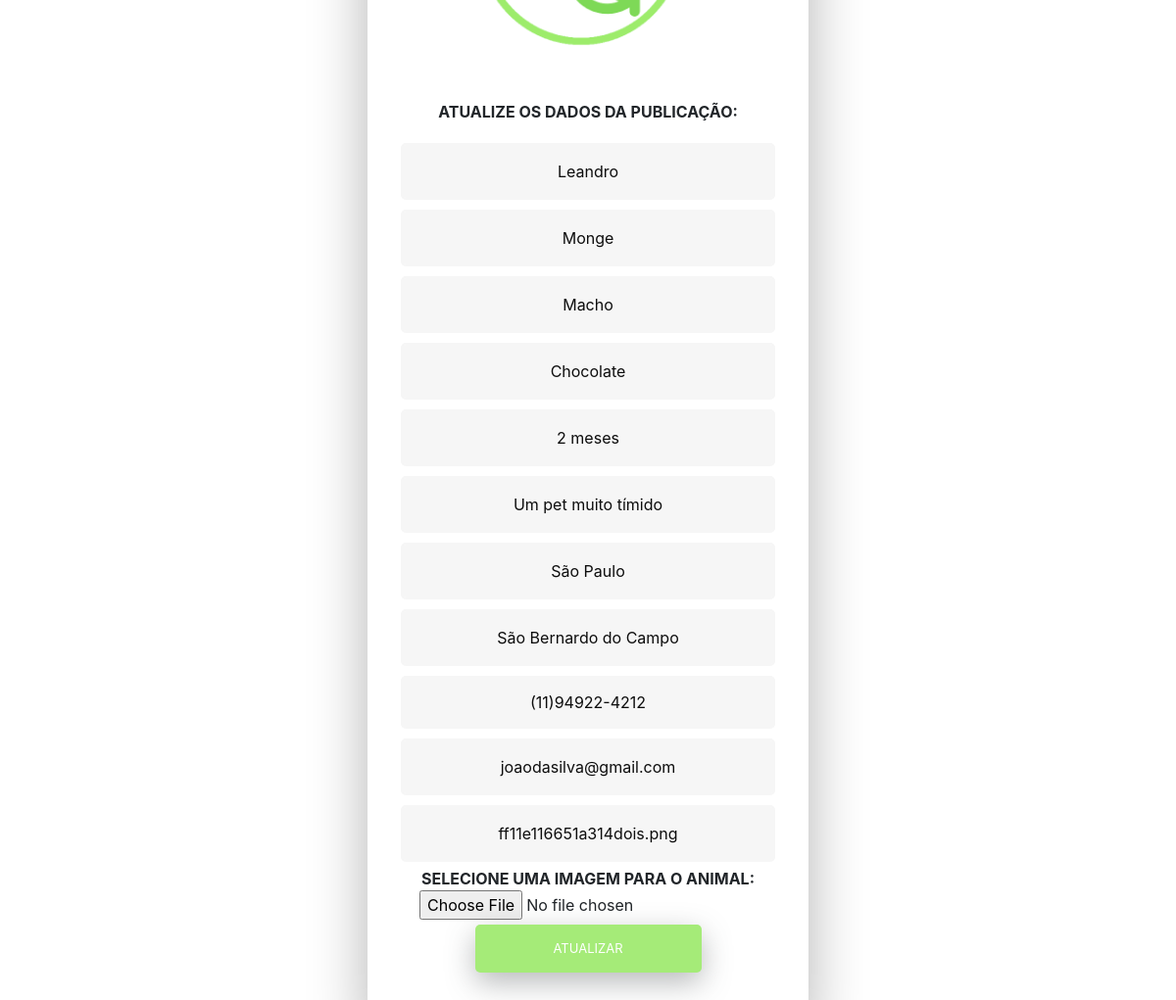
The app's page /script/postctrl.php?edit=1 with its own data.
### tables this page shows
CREATE TABLE IF NOT EXISTS `tb_publicacao`(
    `pub_id` INT(11) UNSIGNED NOT NULL AUTO_INCREMENT,
    `pub_nome` VARCHAR(30) NOT NULL,
    `pub_raca` VARCHAR(40) NOT NULL,
    `pub_sexo` VARCHAR(10) NOT NULL,
    `pub_cor` VARCHAR(60) NOT NULL,
    `pub_idade` VARCHAR(20) NOT NULL,
    `pub_descricao` VARCHAR(255),
    `pub_estado` VARCHAR(20) NOT NULL,
    `pub_cidade` VARCHAR(40) NOT NULL,
    `pub_telefone` VARCHAR(16) NOT NULL,
    `pub_email` VARCHAR(60) NOT NULL,
    `pub_imagem` VARCHAR(255) NOT NULL,
    `pub_data` DATETIME NOT NULL DEFAULT CURRENT_TIMESTAMP ON UPDATE CURRENT_TIMESTAMP,
    PRIMARY KEY (`pub_id`)
);

### script/postctrl.php (the view, shortened to what this page needs)
<!DOCTYPE html>
<html>
<head>
    <link rel="stylesheet" type="text/css" href="../styles/ongctrl.css">
    <link href="https://cdn.jsdelivr.net/npm/bootstrap@5.1.3/dist/css/bootstrap.min.css" rel="stylesheet">
    <link href="//maxcdn.bootstrapcdn.com/bootstrap/4.0.0/css/bootstrap.min.css" rel="stylesheet" id="bootstrap-css">
</head>
<body>
    <?php
        require_once 'delete.php';
        if(isset($_GET['edit'])){
            $id = $_GET['edit'];
            $result = $mysqli->query("SELECT * FROM tb_publicacao WHERE pub_id=$id") or die($mysqli->error());
            if($result){
                $row = $result->fetch_array();
                $nome      = $row['pub_nome'];
                $raca      = $row['pub_raca'];
                $sexo      = $row['pub_sexo'];
                $cor       = $row['pub_cor'];
                $idade     = $row['pub_idade'];
                $descricao = $row['pub_descricao'];
                $estado    = $row['pub_estado'];
                $cidade    = $row['pub_cidade'];
                $telefone  = $row['pub_telefone'];
                $email    = $row['pub_email'];
                $imagem    = $row['pub_imagem'];
            }
            ?>
            <div style="position:relative; top: 50%;">
                <div class="wrapper fadeInDown" style="position:absolute; max-height: 50%; z-index: 10040;">
                    <div id="formContent">
                        <div class="fadeIn first" style="position: relative; right: 1.5%;">
                            <img class="loguserimg" src="../../images/user_edit_register.png" id="icon" alt="User Icon" />
                        </div>
                        <div class="wrap-div">
                            <b> ATUALIZE OS DADOS DA PUBLICAÇÃO: </b>
                        </div>
                        <form action="../adm/admpostcontrol.php" method="POST">
                            <input type="text" class="fadeIn second" name="nome" value="<?php echo $nome ?>" placeholder="Nome do animal">
                            <input type="text" class="fadeIn third" name="raca" value="<?php echo $raca ?>" placeholder="Raça">
                            <input type="text" class="fadeIn third" name="sexo" value="<?php echo $sexo ?>" placeholder="Sexo">
                            <input type="text" class="fadeIn fourth" name="cor" value="<?php echo $cor ?>" placeholder="Coloração">
                            <input type="text" class="fadeIn fifth" name="idade" value="<?php echo $idade ?>" placeholder="Idade do animal" required>
                            <input type="text" class="fadeIn sixth" name="descricao" value="<?php echo $descricao ?>" placeholder="Descrição" required>
                            <input type="text" class="fadeIn seventh" name="estado" value="<?php echo $estado ?>" placeholder="Estado" required>
                            <input type="text" class="fadeIn eigth" name="cidade" value="<?php echo $cidade ?>" placeholder="Cidade" required>
                            <input type="text" class="fadeIn nineth" name="telefone" value="<?php echo $telefone ?>" placeholder="Telefone" required>
                            <input type="text" class="fadeIn ten" name="email" value="<?php echo $email ?>" placeholder="Email" required>
                            <input type="text" class="fadeIn ten" name="imagem" value="<?php echo $imagem ?>" placeholder="Imagem">
                            <b class="fadeIn ten">SELECIONE UMA IMAGEM PARA O ANIMAL: </b>
                            <input type="file" name="foto_animal" class="fadeIn ten" value="<?php echo $imagem ?>">
                            <input type="submit" style="background-color:#A5EB78;"class="fadeIn ten" name="update" value="Atualizar">
                        </form>
                    </div>
                </div>
            </div>
            <?php
            }
    ?>
</body>

### styles/ongctrl.css (style rules this page uses)
body { font-family: "Poppins", sans-serif; height: 100vh; }
.wrap-div { padding-top: 25px; padding-bottom: 15px; }
.loguserimg { border-style: solid; border-color: white; border-width:15px; }
.wrapper { display: flex; align-items: center; flex-direction: column; justify-content: center; width: 100%; min-height: 100%; padding: 20px; }
#formContent { -webkit-border-radius: 10px 10px 10px 10px; border-radius: 10px 10px 10px 10px; background: #fff; padding: 30px; width: 90%; max-width: 450px; position: relative; padding: 0px; -webkit-box-shadow: 0 30px 60px 0 rgba(0,0,0,0.3); box-shadow: 0 30px 60px 0 rgba(0,0,0,0.3); text-align: center; }
input[type=button], input[type=submit], input[type=reset] { background-color: #A5EB78; border: none; color: white; padding: 15px 80px; text-align: center; text-decoration: none; display: inline-block; text-transform: uppercase; font-size: 13px; -webkit-box-shadow: 0 10px 30px 0 rgba(76, 81, 83, 0.4); box-shadow: 0 10px 30px 0 rgba(76, 81, 83, 0.4); -webkit-border-radius: 5px 5px 5px 5px; border-radius: 5px 5px 5px 5px; margin: 5px 20px 40px 20px; -webkit-transition: all 0.3s ease-in-out; -moz-transition: all 0.3s ease-in-out; -ms-transition: all 0.3s ease-in-out; -o-transition: all 0.3s ease-in-out; transition: all 0.3s ease-in-out; }
input[type=text] { background-color: #f6f6f6; border: none; color: #0d0d0d; padding: 15px 32px; text-align: center; text-decoration: none; display: inline-block; font-size: 16px; margin: 5px; width: 85%; border: 2px solid #f6f6f6; -webkit-transition: all 0.5s ease-in-out; -moz-transition: all 0.5s ease-in-out; -ms-transition: all 0.5s ease-in-out; -o-transition: all 0.5s ease-in-out; transition: all 0.5s ease-in-out; -webkit-border-radius: 5px 5px 5px 5px; border-radius: 5px 5px 5px 5px; }
input[type=text]:placeholder { color: #cccccc; }
.fadeInDown { -webkit-animation-name: fadeInDown; animation-name: fadeInDown; -webkit-animation-duration: 1s; animation-duration: 1s; -webkit-animation-fill-mode: both; animation-fill-mode: both; }
.fadeIn { opacity:0; -webkit-animation:fadeIn ease-in 1; -moz-animation:fadeIn ease-in 1; animation:fadeIn ease-in 1; -webkit-animation-fill-mode:forwards; -moz-animation-fill-mode:forwards; animation-fill-mode:forwards; -webkit-animation-duration:1s; -moz-animation-duration:1s; animation-duration:1s; }
.fadeIn.first { -webkit-animation-delay: 0.4s; -moz-animation-delay: 0.4s; animation-delay: 0.4s; }
.fadeIn.second { -webkit-animation-delay: 0.6s; -moz-animation-delay: 0.6s; animation-delay: 0.6s; }
.fadeIn.third { -webkit-animation-delay: 0.8s; -moz-animation-delay: 0.8s; animation-delay: 0.8s; }
.fadeIn.fourth { -webkit-animation-delay: 1s; -moz-animation-delay: 1s; animation-delay: 1s; }
.fadeIn.fifth { -webkit-animation-delay: 1.2s; -moz-animation-delay: 1.2s; animation-delay: 1.2s; }
.fadeIn.sixth { -webkit-animation-delay: 1.4s; -moz-animation-delay: 1.4s; animation-delay: 1.4s; }
.fadeIn.seventh { -webkit-animation-delay: 1.6s; -moz-animation-delay: 1.6s; animation-delay: 1.6s; }
.fadeIn.eigth { -webkit-animation-delay: 1.8s; -moz-animation-delay: 1.8s; animation-delay: 1.8s; }
.fadeIn.nineth { -webkit-animation-delay: 2s; -moz-animation-delay: 2s; animation-delay: 2s; border-style: hidden; border-color: white; border-width: 10px; }
#icon { width:60%; }

### records on screen
tb_publicacao: nome "Leandro", raca "Monge", sexo "Macho", cor "Chocolate", idade "2 meses", descricao "Um pet muito tímido", estado "São Paulo", cidade "São Bernardo do Campo", telefone "(11)94922-4212", email "joaodasilva@gmail.com", imagem "ff11e116651a314dois.png"
